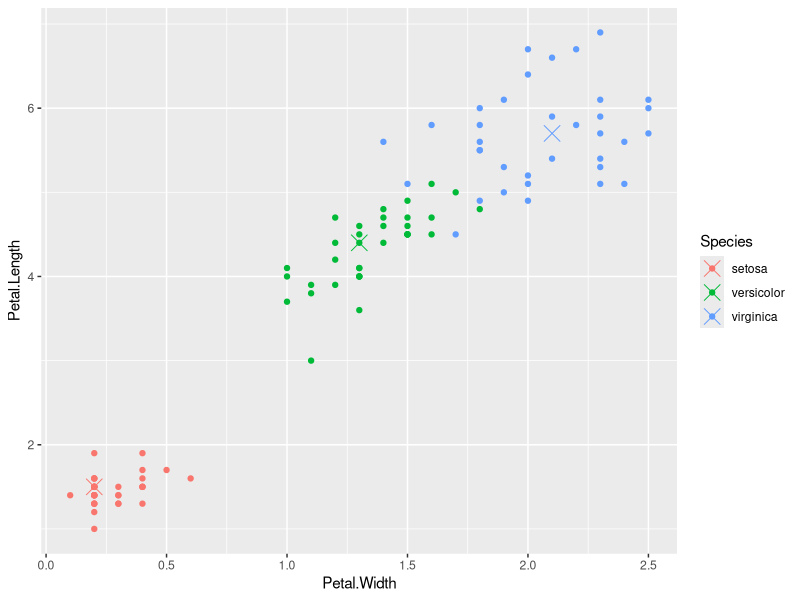
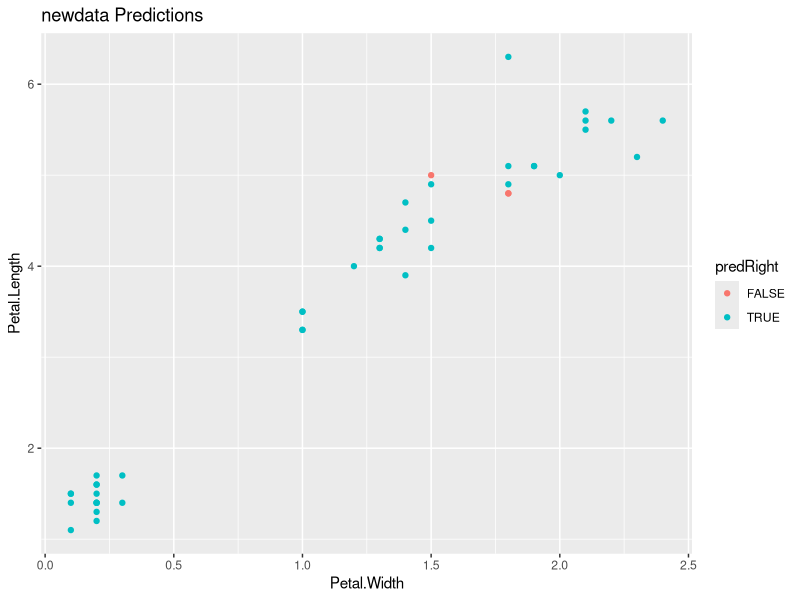

The R script that drew these images, in order:
## ---- chunk 1
# make this an external chunk that can be included in any file
options(width = 100)
library(knitr)
opts_chunk$set(message = F, error = F, warning = F, comment = NA, fig.align = 'center', cache=TRUE, dpi = 100, tidy = F, cache.path = '.cache/', fig.path = 'E:/Conrad_github/courses/08_PracticalMachineLearning/021randomForests/fig/')

options(xtable.type = 'html')
knit_hooks$set(inline = function(x) {
  if(is.numeric(x)) {
    round(x, getOption('digits'))
  } else {
    paste(as.character(x), collapse = ', ')
  }
})
knit_hooks$set(plot = knitr:::hook_plot_html)
## ---- chunk 2
data(iris); library(ggplot2); library(caret)
inTrain <- createDataPartition(y=iris$Species,
                              p=0.7, list=FALSE)
training <- iris[inTrain,]
testing <- iris[-inTrain,]
## ---- chunk 3
library(caret); 
modFit <- train(Species~ .,data=training,method="rf",prox=TRUE)
modFit
## ---- chunk 4
library(randomForest)
getTree(modFit$finalModel,k=2)
## ---- chunk 5
irisP <- classCenter(training[,c(3,4)], training$Species, modFit$finalModel$prox)
irisP <- as.data.frame(irisP); irisP$Species <- rownames(irisP)
p <- qplot(Petal.Width, Petal.Length, col=Species,data=training)
p + geom_point(aes(x=Petal.Width,y=Petal.Length,col=Species),size=5,shape=4,data=irisP)
## ---- chunk 6
pred <- predict(modFit,testing); testing$predRight <- pred==testing$Species
table(pred,testing$Species)
## ---- chunk 7
qplot(Petal.Width,Petal.Length,colour=predRight,data=testing,main="newdata Predictions")
